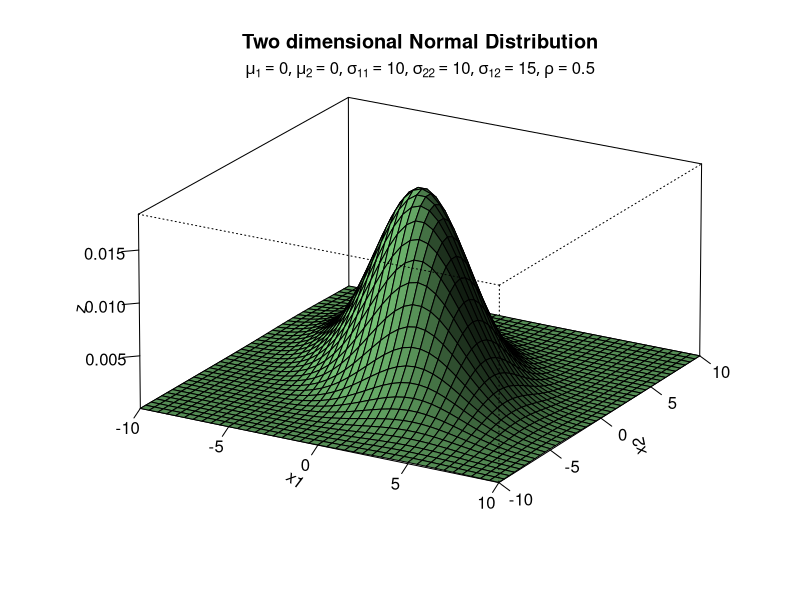

The R source for this figure:
## ---- chunk 1
knitr::opts_chunk$set(echo = FALSE)
## ---- chunk 2
### # the following code is copied from http://www.ejwagenmakers.com/misc/Plotting_3d_in_R.pdf
mu1<-0 # setting the expected value of x1
mu2<-0 # setting the expected value of x2
s11<-10 # setting the variance of x1
s12<-15 # setting the covariance between x1 and x2
s22<-10 # setting the variance of x2
rho<-0.5 # setting the correlation coefficient between x1 and x2
x1<-seq(-10,10,length=41) # generating the vector series x1
x2<-x1 # copying x1 to x2

f<-function(x1,x2)
{
  term1<-1/(2*pi*sqrt(s11*s22*(1-rho^2)))
  term2<--1/(2*(1-rho^2))
  term3<-(x1-mu1)^2/s11
  term4<-(x2-mu2)^2/s22
  term5<--2*rho*((x1-mu1)*(x2-mu2))/(sqrt(s11)*sqrt(s22))
  term1*exp(term2*(term3+term4-term5))
} # setting up the function of the multivariate normal density
#
z<-outer(x1,x2,f) # calculating the density values
#
persp(x1, x2, z,
      main="Two dimensional Normal Distribution",
#      sub=expression(italic(f)~(bold(x)) ==
#                      frac(1,2~pi~sqrt(sigma[11]~sigma[22]~(1-rho^2))) ~
#                       phantom(0)^bold(.)~exp~bgroup("{",
#                                                     list(-frac(1,2(1-rho^2)),
#                                                      bgroup("[", frac((x[1]~-~mu[1])^2, sigma[11])~-~2~rho~frac(x[1]~-~mu[1],                                                                                                                                                                                 sqrt(sigma[11]))~ frac(x[2]~-~mu[2],sqrt(sigma[22]))~+~
#                                                      frac((x[2]~-~mu[2])^2, sigma[22]),"]")),"}")),
      col="lightgreen",
      theta=30, phi=20,
      r=50,
      d=0.1,
      expand=0.5,
      ltheta=90, lphi=180,
      shade=0.75,
      ticktype="detailed",
      nticks=5) # produces the 3-D plot
#
mtext(expression(list(mu[1]==0,
                      mu[2]==0,
                      sigma[11]==10,
                      sigma[22]==10,
                      sigma[12]==15,
                      rho==0.5)),
      side=3) # adding a text line to the graph

